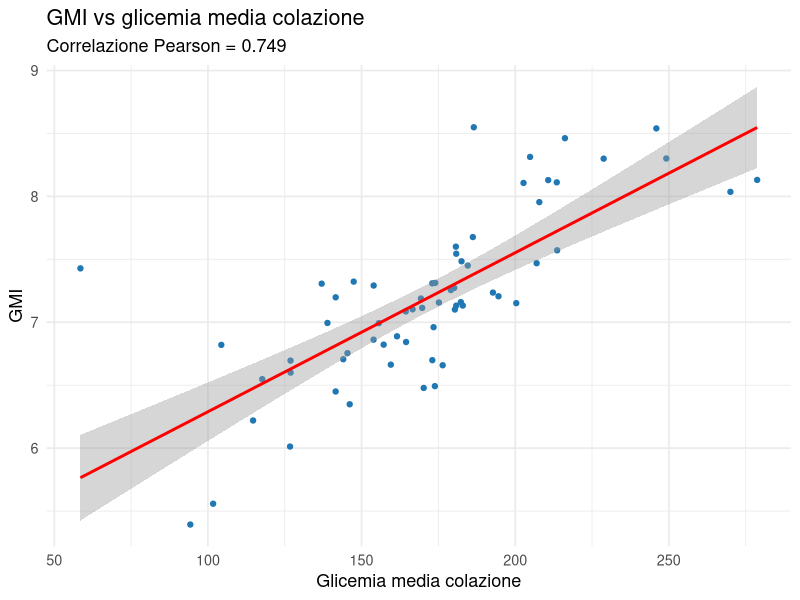
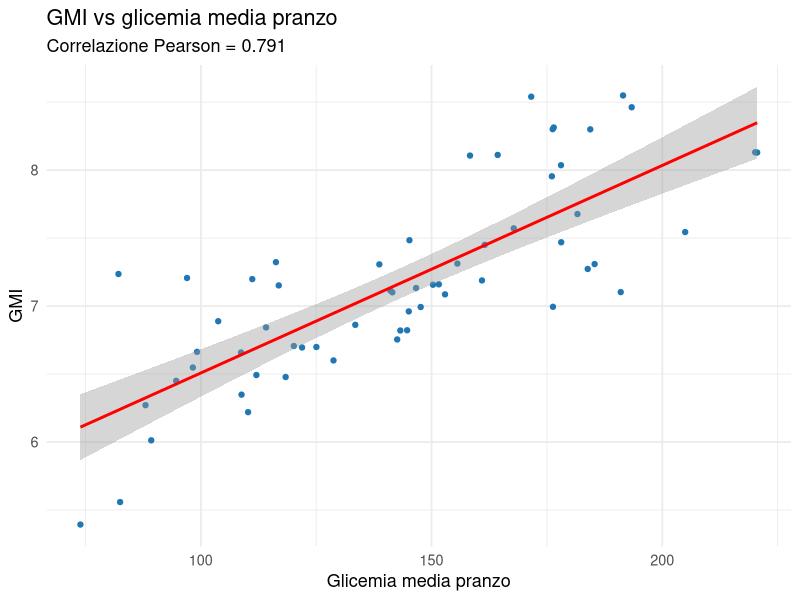
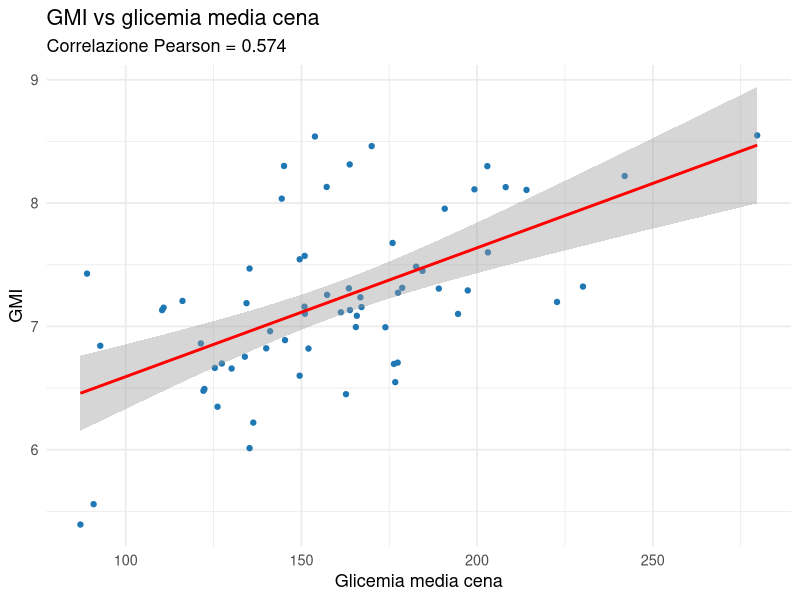

R code for these plots, in order:
# ---- Pacchetti ----
if (!require("ggplot2")) install.packages("ggplot2", dependencies = TRUE)
if (!require("dplyr")) install.packages("dplyr", dependencies = TRUE)

library(ggplot2)
library(dplyr)

# ---- Caricamento dati ----
data <- read.csv("./dataset/diabetes_clean_data3.csv", header = FALSE, stringsAsFactors = FALSE)
colnames(data) <- c("PatientID", "Date", "Time", "Code", "Value", "DateTime_raw", "DateTime", "UsesUltraLente")

# ---- Conversioni ----
data$Code <- as.numeric(data$Code)
data$Value <- as.numeric(data$Value)
data$PatientID <- as.factor(data$PatientID)

# ---- Calcolo GMI per ogni paziente ----
gmi_df <- data %>%
  filter(Code >= 48 & Code <= 64) %>%
  group_by(PatientID) %>%
  summarise(GMI = 3.31 + 0.02392 * mean(Value, na.rm = TRUE))

# ---- Momenti combinati ----
momenti_combinati <- list(
  colazione = c(58, 59),
  pranzo = c(60, 61),
  cena = c(62, 63)
)

# ---- Crea cartella se non esiste ----
if (!dir.exists("grafici_gmi")) {
  dir.create("grafici_gmi")
}

# ---- Funzione di analisi ----
analizza_momento_combinato <- function(codici, nome_momento) {
  df_misto <- data %>%
    filter(Code %in% codici) %>%
    group_by(PatientID) %>%
    summarise(media_glicemia = mean(Value, na.rm = TRUE))

  confronto <- merge(gmi_df, df_misto, by = "PatientID")

  # Correlazione
  cor_val <- cor(confronto$GMI, confronto$media_glicemia, use = "complete.obs", method = "pearson")

  # Grafico
  p <- ggplot(confronto, aes(x = media_glicemia, y = GMI)) +
    geom_point(color = "#1f77b4") +
    geom_smooth(method = "lm", se = TRUE, color = "red") +
    labs(
      title = paste("GMI vs glicemia media", nome_momento),
      subtitle = paste("Correlazione Pearson =", round(cor_val, 3)),
      x = paste("Glicemia media", nome_momento),
      y = "GMI"
    ) +
    theme_minimal(base_size = 13)

  # Salva grafico
  file_name <- paste0("grafici_gmi/gmi_vs_", nome_momento, ".pdf")
  ggsave(file_name, plot = p, width = 8, height = 6)
  cat("✅ Grafico salvato:", file_name, "\n")

  return(c(nome = nome_momento, correlazione = cor_val))
}

# ---- Esegui per ogni pasto combinato ----
risultati_correlazioni <- lapply(names(momenti_combinati), function(n) {
  analizza_momento_combinato(momenti_combinati[[n]], n)
})

# ---- Tabella risultati ----
cor_df <- do.call(rbind, risultati_correlazioni)
cor_df <- as.data.frame(cor_df)
print(cor_df)
